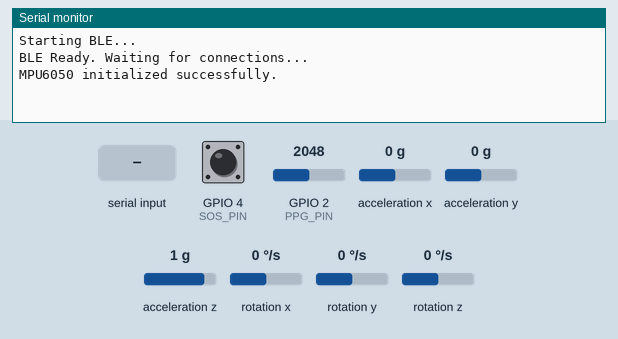
A sketch run on a simulated Seeed XIAO ESP32-C3. On the bench: the last lines printed to the serial monitor. The test bench sets the inputs (shaded band); at power-on: acceleration z 1 g, GPIO 4 (SOS_PIN) HIGH, GPIO 2 (PPG_PIN) = 2048, acceleration x 0 g, acceleration y 0 g, rotation x 0 °/s, rotation y 0 °/s, rotation z 0 °/s. Nothing arrives over Bluetooth unless stated; a phone connects over Bluetooth LE 3 s after start.

Above: at 1.2 s.
1.3 s: acceleration z set to -1.4 g
At 4.0 s:
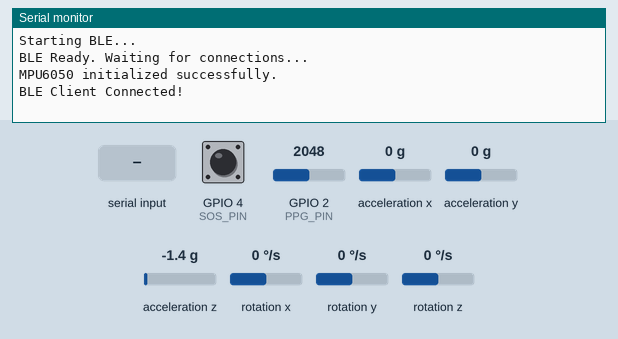
4.3 s: GPIO 4 (SOS_PIN) pulled LOW for 0.3 s
At 5.0 s:
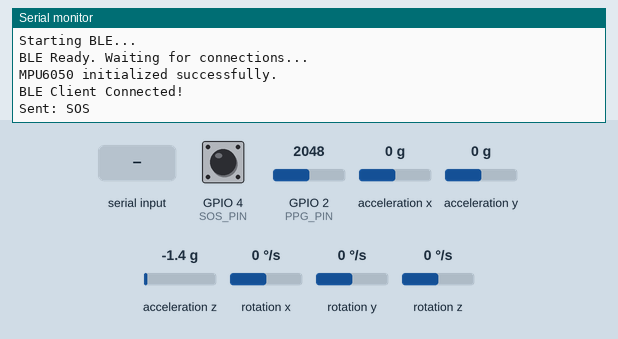
6.5 s: "1\n" received over the second serial link
At 7.5 s:
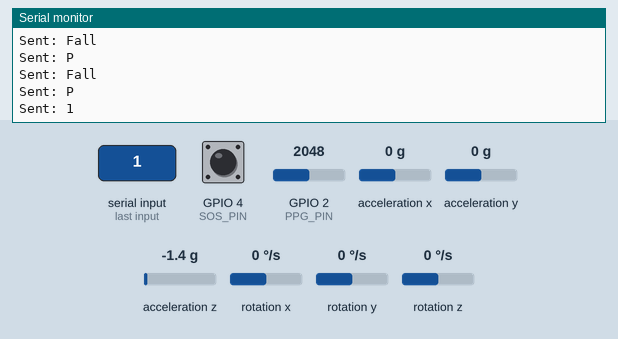
8.5 s: acceleration z set to 0 g
At 9.0 s:
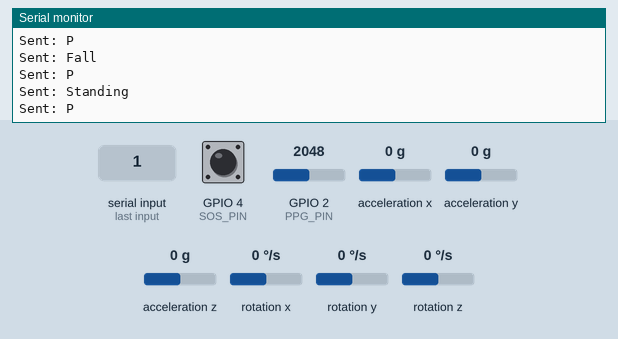
10.5 s: "0\n" received over the second serial link
At 11.5 s:
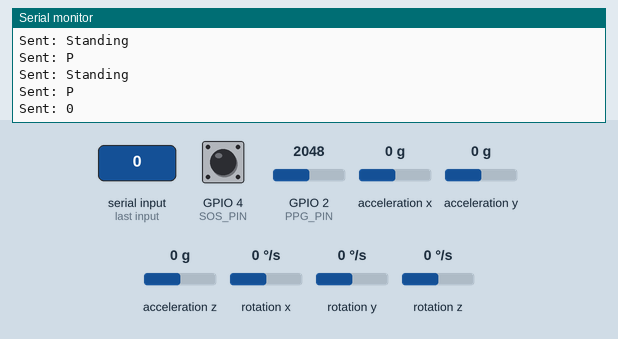

The sketch:

SHAKTI.ino
```cpp
#include <BLEDevice.h>
#include <BLEUtils.h>
#include <BLEServer.h>
#include <Wire.h>
#include <MPU6050.h>
#include <HardwareSerial.h>

#define DEVICE_NAME "XIAO-ESP32C3"
#define SERVICE_UUID        "6E400001-B5A3-F393-E0A9-E50E24DCCA9E"
#define CHARACTERISTIC_UUID "6E400003-B5A3-F393-E0A9-E50E24DCCA9E"

BLEServer* pServer = nullptr;
BLECharacteristic* pCharacteristic = nullptr;
bool deviceConnected = false;

// MPU6050
MPU6050 mpu;
unsigned long fallStartTime = 0;
bool fallDetected = false;

// PPG & SOS Button
#define PPG_PIN 2   // GPIO 2 I'm using this Analog Pin A0 is needed
#define SOS_PIN 4   // GPIO 4

unsigned long ppgStartTime = 0;
bool ppgTriggered = false;

// GPS Module
HardwareSerial GPS(1);
String gpsData = "";

// BLE Callbacks
class MyServerCallbacks : public BLEServerCallbacks {
    void onConnect(BLEServer* pServer) override {
        deviceConnected = true;
        Serial.println("BLE Client Connected!");
    }

    void onDisconnect(BLEServer* pServer) override {
        deviceConnected = false;
        Serial.println("BLE Client Disconnected. Restarting advertisement...");
        BLEDevice::startAdvertising();
    }
};

// Initialize all sensors
void setup() {
    Serial.begin(115200);
    Serial.println("Starting BLE...");

    // Initialize BLE
    BLEDevice::init(DEVICE_NAME);
    pServer = BLEDevice::createServer();
    pServer->setCallbacks(new MyServerCallbacks());

    // Create BLE Service & Characteristic
    BLEService* pService = pServer->createService(SERVICE_UUID);
    pCharacteristic = pService->createCharacteristic(
        CHARACTERISTIC_UUID,
        BLECharacteristic::PROPERTY_NOTIFY
    );

    pService->start();
    BLEAdvertising* pAdvertising = BLEDevice::getAdvertising();
    pAdvertising->addServiceUUID(SERVICE_UUID);
    pAdvertising->start();
    Serial.println("BLE Ready. Waiting for connections...");

    // Initialize MPU6050
    Wire.begin();
    mpu.initialize();
    if (!mpu.testConnection()) {
        Serial.println("MPU6050 connection failed!");
        while (1);
    }
    Serial.println("MPU6050 initialized successfully.");

    // Initialize PPG & SOS button
    pinMode(PPG_PIN, INPUT);
    pinMode(SOS_PIN, INPUT_PULLUP);

    // Initialize GPS
    GPS.begin(9600, SERIAL_8N1, 3, 1);  // TX=3, RX=1
}

// Check MPU6050 for fall detection
void checkFall() {
    int16_t ax, ay, az, gx, gy, gz;
    mpu.getMotion6(&ax, &ay, &az, &gx, &gy, &gz);
    float roll = atan2(ay, az) * 180.0 / M_PI;

    if (abs(roll) < 85) {
        fallStartTime = 0;
        fallDetected = false;
        sendBLE("Standing");
    } else {
        if (fallStartTime == 0) {
            fallStartTime = millis();
        } else if (millis() - fallStartTime > 5000) {
            fallDetected = true;
        }

        if (fallDetected) {
            sendBLE("Fall");
        }
    }
}

// Check PPG sensor for abnormal heart rate spikes
void checkPPG() {
    int ppgValue = analogRead(PPG_PIN);
    if (ppgValue > 800) {  // Threshold for spike
        if (ppgStartTime == 0) {
            ppgStartTime = millis();
        } else if (millis() - ppgStartTime > 5000) {  // 5 sec condition
            ppgTriggered = true;
        }
    } else {
        ppgStartTime = 0;
        ppgTriggered = false;
    }

    if (ppgTriggered) {
        sendBLE("P");
        ppgTriggered = false;
    }
}

// Check GPS module and send coordinates
void checkGPS() {
    if (GPS.available()) {
        char c = GPS.read();
        if (c == '\n') {
            sendBLE(gpsData);
            gpsData = "";  // Reset
        } else {
            gpsData += c;
        }
    }
}

// Check SOS button press
void checkSOS() {
    if (digitalRead(SOS_PIN) == LOW) {
        sendBLE("SOS");
    }
}

// Function to send BLE messages
void sendBLE(String message) {
    if (deviceConnected) {
        pCharacteristic->setValue(message.c_str());
        pCharacteristic->notify();
        Serial.println("Sent: " + message);
    }
}

// Main loop
void loop() {
    checkFall();
    checkPPG();
    checkGPS();
    checkSOS();
    delay(500);
}
```

Measured:
- after the input at 4.3 s, the serial monitor: prints a new line after 0.24 s (image 2)
- after the input at 6.5 s, the serial monitor: prints a new line after 0.56 s (image 3)
- after the input at 8.5 s, the serial monitor: prints a new line after 0.07 s (image 4)
- after the input at 10.5 s, the serial monitor: prints a new line after 0.60 s (image 5)
